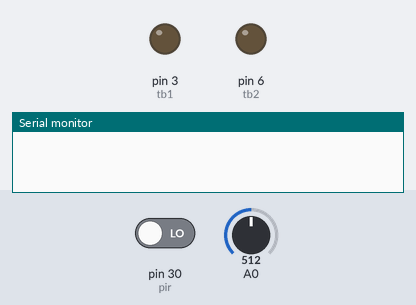
The sketch below on a simulated Arduino Mega 2560, built with avr-gcc and run on an emulated ATmega2560. Parts: output pins drawn as LEDs (lit = HIGH), the last lines printed to the serial monitor. Inputs (shaded band) come from the test bench; at power-on: pin 30 (pir) LOW, A0 = 512.

Above: at 1.2 s.
1.3 s: pin 30 (pir) driven HIGH
At 2.4 s:
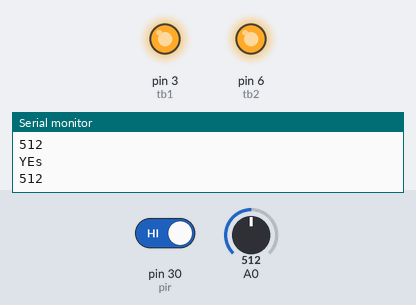
2.8 s: A0 set to 253
4.3 s: A0 set to 222
At 5.0 s:
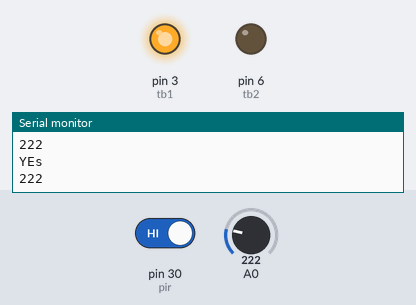
5.8 s: A0 set to 250
At 6.1 s:
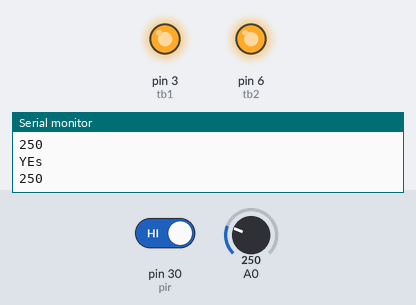
8.8 s: A0 set to 230
At 9.8 s:
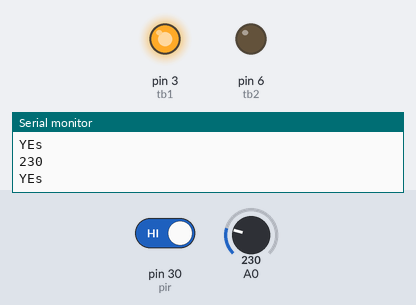
Timing chart, 0 to 11.3 s (numbered marks = the images above; inputs shaded):
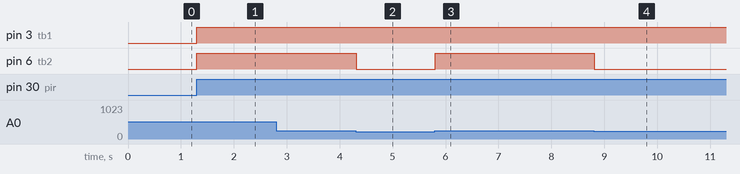

The sketch:

motion_tb.ino
```cpp
int tb1 = 3;
int tb2 = 6;
int pir = 30;
int val;
void setup()
{
  Serial.begin(9600);
  pinMode(tb1,OUTPUT);
  pinMode(tb2,OUTPUT);
  pinMode(pir,INPUT);
}

void loop()
{
  val = digitalRead(pir);
  if (val==HIGH){
    Serial.println("YEs");
    unsigned int AnalogValue;
    AnalogValue = analogRead(0);
    Serial.println(AnalogValue);
    if (AnalogValue<180){
      digitalWrite(tb1,LOW);
      digitalWrite(tb2,LOW);
    }
    else if(AnalogValue>=180 and AnalogValue<=240){
      digitalWrite(tb1,HIGH);
      digitalWrite(tb2,LOW);
    }
    else{
      digitalWrite(tb1,HIGH);
      digitalWrite(tb2,HIGH);
    }
  }

}
```

Measured:
- the behaviour switches between 241 and 240 on A0 (found by bisection; images 1 and 2)
- after the input at 1.3 s, pin 3 (tb1), pin 6 (tb2): LOW → HIGH at once
- after the input at 4.3 s, pin 6 (tb2): HIGH → LOW at once
- after the input at 5.8 s, pin 6 (tb2): LOW → HIGH at once
- after the input at 8.8 s, pin 6 (tb2): HIGH → LOW at once
